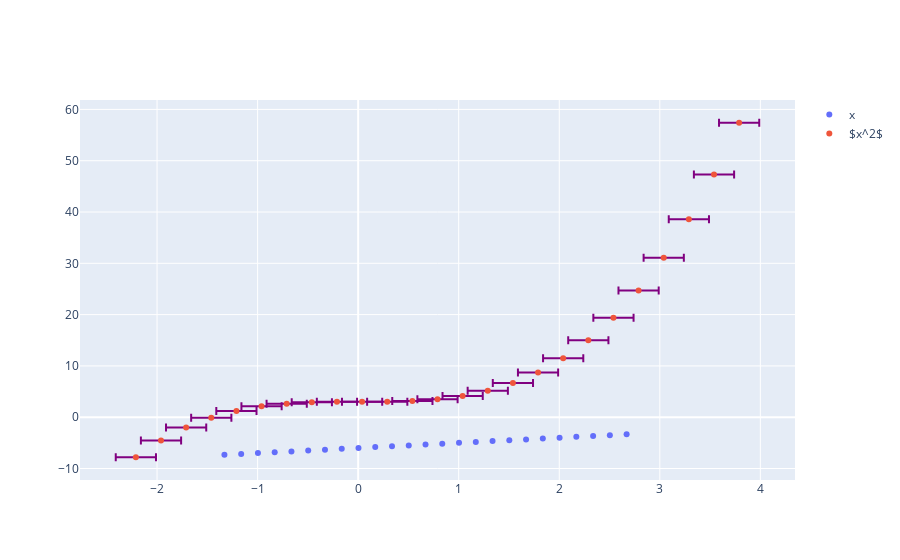

The notebook cell this image was saved under:
### Markdown cell above
### Полный вид
Построем то же, самоое через полную версию.

### Code cell
import plotly.graph_objects as go

fig = go.Figure()

# Add traces
fig.add_trace(go.Scatter(x=data['x'][0:25], y=data['y'][0:25],
                    mode='markers',
                    name='x'))
fig.add_trace(go.Scatter(x=data['x'][25:50], y=data['y'][25:50],
                    mode='markers',
                    name='$x^2$',
                    error_x = dict(
                        type='constant',value=0.2,
                        color='purple')))
fig.show()

### Figure 1 — Plotly figure (JSON) as saved in the notebook; plotly's stock layout.template omitted (floating-point values rounded to 4 significant figures)
{"data": [{"mode": "markers", "name": "x", "type": "scatter", "x": [-1.33, -1.163, -0.9967, -0.8301, -0.6634, -0.4967, -0.3301, -0.1634, 0.003271, 0.1699, 0.3366, 0.5033, 0.6699, 0.8366, 1.003, 1.17, 1.337, 1.503, 1.67, 1.837, 2.003, 2.17, 2.337, 2.503, 2.67], "y": [-7.33, -7.163, -6.997, -6.83, -6.663, -6.497, -6.33, -6.163, -5.997, -5.83, -5.663, -5.497, -5.33, -5.163, -4.997, -4.83, -4.663, -4.497, -4.33, -4.163, -3.997, -3.83, -3.663, -3.497, -3.33]}, {"error_x": {"color": "purple", "type": "constant", "value": 0.2}, "mode": "markers", "name": "$x^2$", "type": "scatter", "x": [-2.211, -1.961, -1.711, -1.461, -1.211, -0.9609, -0.7109, -0.4609, -0.2109, 0.03911, 0.2891, 0.5391, 0.7891, 1.039, 1.289, 1.539, 1.789, 2.039, 2.289, 2.539, 2.789, 3.039, 3.289, 3.539, 3.789], "y": [-7.807, -4.54, -2.008, -0.1178, 1.225, 2.113, 2.641, 2.902, 2.991, 3.0, 3.024, 3.157, 3.491, 4.122, 5.142, 6.646, 8.727, 11.48, 15.0, 19.37, 24.7, 31.07, 38.58, 47.33, 57.4]}], "layout": {}}
